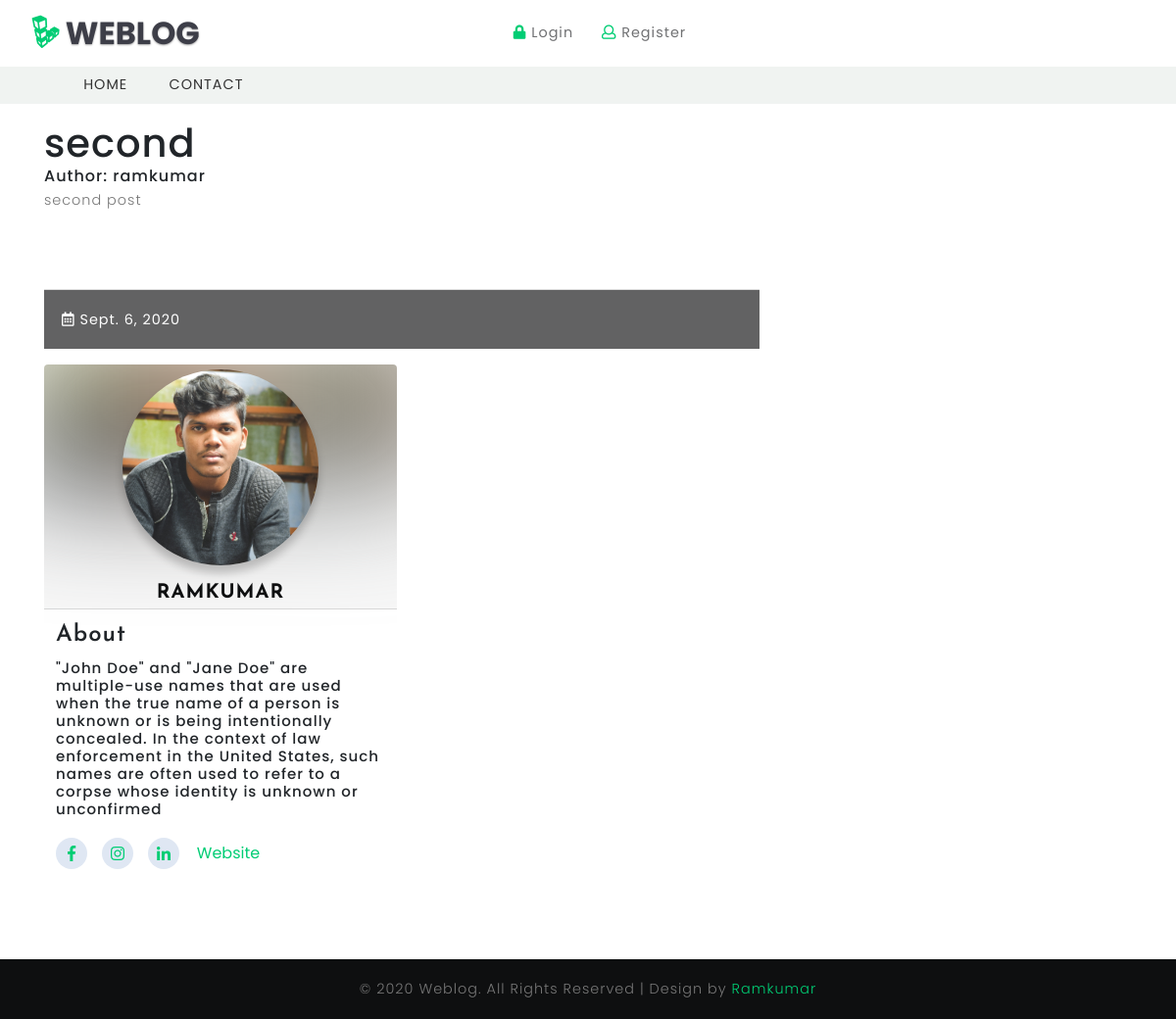
Screenshot of /post/2 with the database file from the repository.
### blogweb/models.py (models this page shows, shortened)
class Post(models.Model):
    title = models.CharField(max_length=100)
    title_tag = models.CharField(max_length=100, default='')
    author = models.ForeignKey(User, on_delete=models.CASCADE)
    body = models.TextField(blank=True, null=True)
    publish_date = models.DateField(auto_now_add=True)

class ProfileUser(models.Model):
    user = models.OneToOneField(User, null=True, on_delete=models.CASCADE)
    bio = models.TextField()
    profile_image = models.ImageField(null=True, blank=True, upload_to='images/profilepicture/')
    website_url = models.CharField(max_length=255, null=True, blank=True)
    facebook_url = models.CharField(max_length=255, null=True, blank=True)
    instagram_url = models.CharField(max_length=255, null=True, blank=True)
    linkedIn_url = models.CharField(max_length=255, null=True, blank=True)

### blogweb/views.py (the view)
# urls.py: path('post/<int:pk>', DetailPost.as_view(), name='post'),
class DetailPost(DetailView):
    model = Post
    template_name = 'detailpost.html'

### templates/detailpost.html (shortened to what this page needs)
{% extends 'base.html' %}
{% load static %}
{% block content %}
    <link rel="stylesheet" href="{% static 'blog/css/profilecard.css' %}">
    <link rel="stylesheet" href="{% static 'blog/css/single.css' %}">
    <div class="container mt-3">
        <div class="row">
            <div class="col-lg-8 left-blog-info-w3layouts-agileits text-left">
                <div class="blog-grid-top">
                    <h1>{{ post.title }}</h1>
                    <h6>Author: {{ post.author }}</h6>
                    <p>{{ post.body|safe }}</p>
                </div>
            </div>
            <div class="col-lg-8 left-blog-info-w3layouts-agileits text-left">
                <div class="blog-info-middle" style="position: relative">
                    <ul>
                        <li>
                            <a href="#">
                                <i class="far fa-calendar-alt"></i> {{ post.publish_date }}</a>
                        </li>
                    </ul>
                </div>
                <div class="card mb-3 mt-3" style="">
                  <div class="card-header">
                      {% if post.author.profileuser.profile_image %}
                          <img class="card-avatar" src="{{ post.author.profileuser.profile_image.url }}">
                      {% else %}
                          <div class="card-blur" style="background-image: url('{% static 'blog/images.user.png' %}')">
                          </div>
                            <img class="card-avatar" src="{% static 'blog/images/user.png' %}" alt="">
                      {% endif %}
                      <h1 class="card-name">{{ post.author.username }}</h1>
                  </div>
                    <div class="card-body mb-3">
                        <div class="card-section">
                            <div class="card-title">
                                <h4>About</h4>
                                <h5>{{ post.author.profileuser.bio }}</h5>
                            </div>
                            <div class="card-social">
                                {% if post.author.profileuser.facebook_url %}
                                <a href="{{ post.author.profileuser.facebook_url }}">
                                    <i class="fab fa-facebook-f"></i>
                                </a>
                                {% endif %}
                            {% if post.author.profileuser.instagram_url %}
                                <a href="{{ post.author.profileuser.instagram_url }}">
                                    <i class="fab fa-instagram"></i>
                                </a>
                            {% endif %}
                            {% if post.author.profileuser.linkedIn_url %}
                                <a href="{{ post.author.profileuser.linkedIn_url }}">
                                    <i class="fab fa-linkedin-in"></i>
                                </a>
                            {% endif %}
                            {% if post.author.profileuser.website_url %}
                                <a class="web" href="{{ post.author.profileuser.website_url }}">
                                    Website
                                </a>
                            {% endif %}
                            </div>
                        </div>
                    </div>
                </div>
            </div>
        </div>
    </div>
{% endblock %}

### static/blog/css/base.css (style rules this page uses)
html, body { margin: 0; font-size: 100%; font-family: 'Poppins', sans-serif; background: #fff; }
body a { color: #01CD74; text-decoration: none; transition: 0.5s all; -webkit-transition: 0.5s all; -moz-transition: 0.5s all; -o-transition: 0.5s all; -ms-transition: 0.5s all; }
h1, h2, h3, h4, h5, h6 { margin: 0; font-family: 'Poppins', sans-serif; letter-spacing:1px; }
p { margin: 0; font-size: 0.9em; color: #777777; line-height: 2em; letter-spacing: 1px; font-weight: 300; }
ul { margin: 0; padding: 0; }
.blog-info-middle ul li a { font-size: 0.9em; letter-spacing: 1px; color: #fff; }
.blog-info-middle { width: 100%; background: rgba(14, 15, 16, 0.65); padding: 18px; bottom: 0; }
.blog-info-middle ul li { display: inline-block; }
.blog-grid-top p,.two-blog2 p { margin-bottom: 2em; }
.blog-grid-top { border-bottom: 1px solid #ddd; padding-bottom: 3em; }
.card { border:none; }

### static/blog/css/profilecard.css (style rules this page uses)
.card { max-width: 360px; overflow-y: auto; transition: 0.3s; overflow-x: hidden; display: flex; overflow-y: hidden; background-color: white; }
.card .card-header { width: 100%; display: flex; position: relative; height: 250px; }
.card .card-header .card-avatar { width: 200px; height: 200px; border-radius: 50%; position: absolute; object-fit: cover; transition: 0.3s; object-position: center; left: 50%; bottom: 0; z-index: 2; margin: auto; box-shadow: 0 8px 8px rgba(0, 0, 0, 0.2); transform: translateX(-50%) translateY(-44px); }
.card .card-header .card-name { position: absolute; text-align: center; left: 50%; bottom: 0; transition: 0.3s; transform: translateX(-50%) translateY(-4px); font-size: 20px; font-weight: 700; text-transform: uppercase; font-family: 'Josefin Sans', Sans-Serif; }
.card .card-section { display: block; animation: fadeIn 1s both; transition: 0.3s; }
.card .card-section .card-title h4 { font-family: "Josefin Sans", Sans-Serif; font-weight: 600; transition: 0.3s; margin-bottom: 10px; }
.card .card-section h5 { font-size: 15px; transition: 0.3s; }
.card .card-section .card-social { display: flex; align-items: center; margin-top: 20px; transition: 0.3s; }
.card .card-section .card-social a { color: #01CD74; width: 32px; height: 32px; display: flex; justify-content: center; align-items: center; margin-right: 15px; transition: 0.3s; background-color: rgba(93, 133, 193, 0.2); border-radius: 50%; }
.card .card-section .card-social .web { width: 70px; transition: 0.3s; background-color: transparent; }

### static/blog/css/single.css (style rules this page uses)
.card-body { padding: 12px; }
.card-header { padding: 0; color: #0e0f10; }

### rows the page displays
Post: title "second", author "ramkumar", body "second post", publish_date "Sept. 6, 2020", author.profileuser.profile_image (picture), author.username "RAMKUMAR", author.profileuser.bio "\"John Doe\" and \"Jane Doe\" are multiple-use names that are used when the true name of a person is unknown or is being intentionally concealed. In the context of law enforcement in the United States, such names are often used to refer to a corpse whose identity is unknown or unconfirmed"
